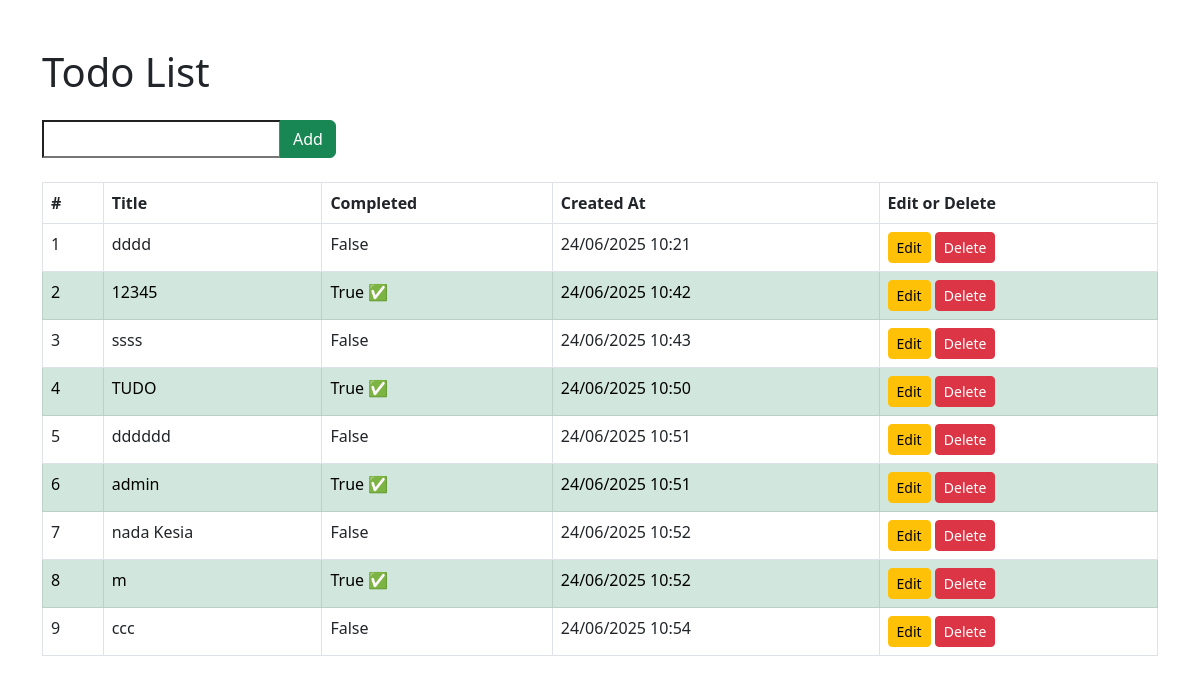
The page / on the database its author committed.
### tasks/models.py (models this page shows, shortened)
class Task(models.Model):
    title = models.CharField(max_length=200)
    completed = models.BooleanField(default=False)
    created_at = models.DateTimeField(auto_now_add=True)

### tasks/views.py (the view)
# urls.py: path('', views.index, name='index'),
def index(request):
    tasks = Task.objects.all()
    form = TaskForm()
    if request.method == 'POST':
        form = TaskForm(request.POST)
        if form.is_valid():
            form.save()
            return redirect('index')
    context = {'tasks': tasks, 'form': form}
    return render(request, 'tasks/index.html', context)

### tasks/forms.py
class TaskForm(forms.ModelForm):
    class Meta:
        model = Task
        fields = ['title', 'completed']  # Agora o campo vai aparecer

### tasks/templates/tasks/index.html (shortened to what this page needs)
<!DOCTYPE html>
<html lang="en">
<head>
    <link href="https://cdn.jsdelivr.net/npm/bootstrap@5.3.0/dist/css/bootstrap.min.css" rel="stylesheet">
</head>
<body class="container mt-5">
    <h1 class="mb-4">Todo List</h1>
    <form method="POST" class="mb-4">
        <div class="input-group">
            {{ form.title }}
            <button type="submit" class="btn btn-success">Add</button>
        </div>
    </form>
    <table class="table table-bordered">
        <thead>
            <tr>
                <th>#</th>
                <th>Title</th>
                <th>Completed</th>
                <th>Created At</th>
                <th>Edit or Delete</th>
            </tr>
        </thead>
        <tbody>
    {% for task in tasks %}
    <tr class="{% if task.completed %}table-success{% endif %}">
        <td>{{ forloop.counter }}</td>
        <td>{{ task.title }}</td>
        <td>
            {% if task.completed %}
                True ✅
            {% else %}
                False
            {% endif %}
        </td>
        <td>{{ task.created_at|date:"d/m/Y H:i" }}</td>
        <td>
            <a href="{% url 'edit_task' task.id %}" class="btn btn-sm btn-warning">Edit</a>
            <a href="{% url 'delete_task' task.id %}" class="btn btn-sm btn-danger">Delete</a>
        </td>
    </tr>
    {% empty %}
    <tr>
        <td colspan="5">Nenhuma tarefa encontrada.</td>
    </tr>
    {% endfor %}
</tbody>
    </table>
</body>
</html>

### rows shown on the page
Task: title "dddd", completed "False", created_at "24/06/2025 10:21"
Task: title "12345", completed "True ✅", created_at "24/06/2025 10:42"
Task: title "ssss", completed "False", created_at "24/06/2025 10:43"
Task: title "TUDO", completed "True ✅", created_at "24/06/2025 10:50"
Task: title "dddddd", completed "False", created_at "24/06/2025 10:51"
Task: title "admin", completed "True ✅", created_at "24/06/2025 10:51"
Task: title "nada Kesia", completed "False", created_at "24/06/2025 10:52"
Task: title "m", completed "True ✅", created_at "24/06/2025 10:52"
Task: title "ccc", completed "False", created_at "24/06/2025 10:54"
